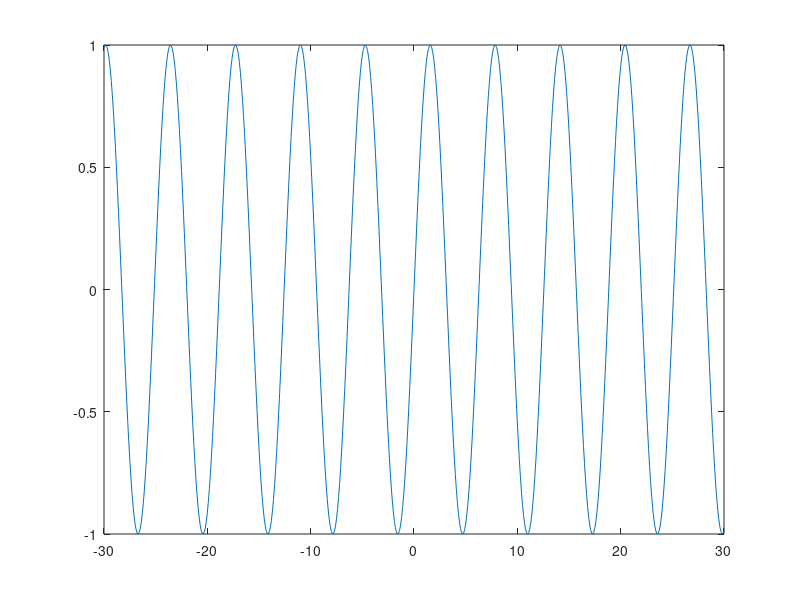

This figure's MATLAB source:
clc;
x = input('enter ','s');
fw = length(x)+4;
fprintf('%-*s%-*s%-*s\n',fw,'Num',fw,x,fw,'Cube');
for i = 1:3
    fprintf('%-*d%-*d%-*d\n',fw,i,fw,i^2,fw,i^3);
end
%%
clc
for i = 1:5
    s = sprintf('enter number %d ',i);
    x = input(s);
end
%%
f = fopen('test.txt','w');
s = fopen('sin.txt','w');
fprintf(s,'hello from matlab');
fclose(f);
fclose(s);

%%
clear
x = [-3:0.1:3];
y = x.^2;
plot(x,y,'o')
%%

X = -30:0.1:30;
Y = sin(X);
plot(X,Y);
%%
clc;
x = input('enter num ');
fw = 11;
fprintf('%-*s%-*s%-*s\n',fw,'Num',fw,'Square',fw,'Cube');
for i = 1:x
    fprintf('%-*f%-*d%-*d\n',fw,i,fw,i^2,fw,i^3);
end


%%
clc
x = input('enter string','s');
fw = length(x)+4;
fprintf('%-*s%-*s%-*s\n',fw,'Num',fw,x,fw,'cube');
for i=1:5
    fprintf('%-*d%-*d%-*d\n',fw,i,fw,i^2,fw,i^3);
end
%%
a = [1 2 3 4];
b = [5 6 7 8];
%%
clc
a = 1:5;
%a
%disp(a)
for i=1:length(a)-1
    fprintf('%d,',a(i));
end
fprintf('%d\n',a(i+1));

%%
clc
fw = 5;
fprintf('|%-*d|\n',fw,500);










